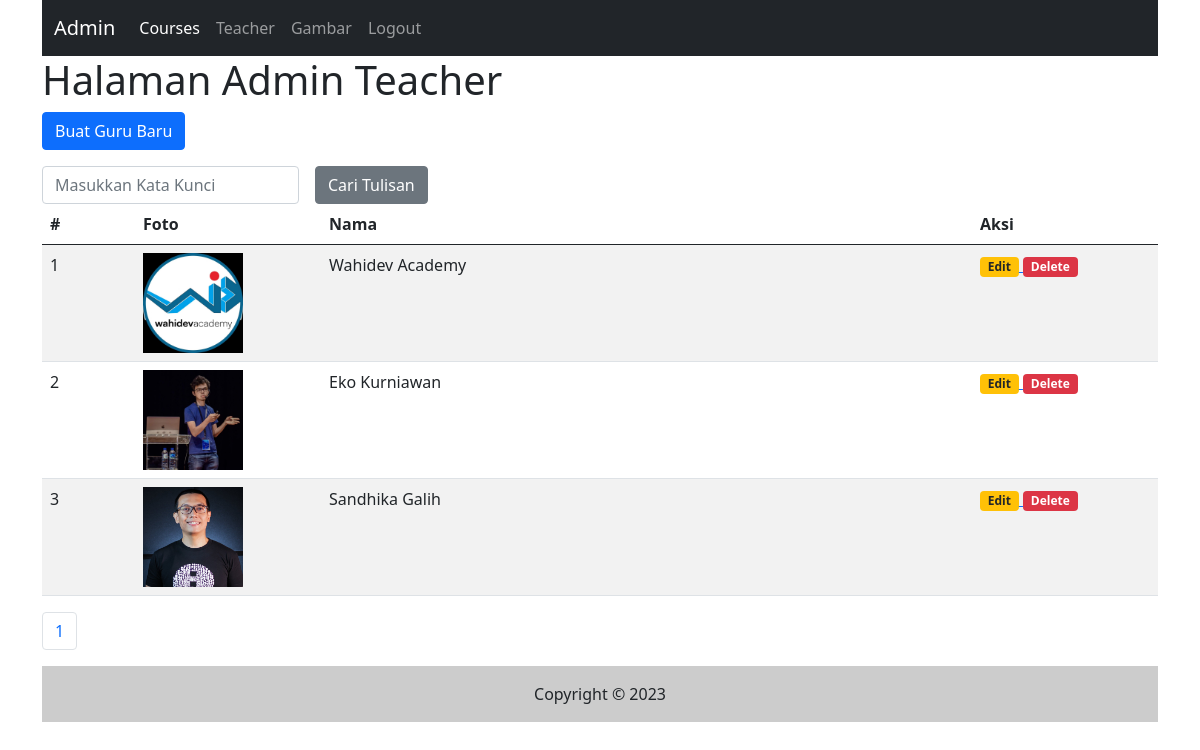
Page /admin/teacher.php (signed in) on the committed database.
### tables this page shows
CREATE TABLE `profileteacher` (
  `id` int(11) NOT NULL,
  `nama` varchar(255) NOT NULL,
  `foto` varchar(255) NOT NULL,
  `isi` text NOT NULL,
  `tgl_isi` timestamp NOT NULL DEFAULT current_timestamp()
);

### inc/inc_fungsi.php (called while the page is built, shortened)
<?php
function teacher_foto($id)
{
    global $koneksi;
    $sql1   = "select * from profileteacher where id = '$id'";
    $q1     = mysqli_query($koneksi, $sql1);
    $r1     = mysqli_fetch_array($q1);
    $foto   = $r1['foto'];
    if ($foto) {
        return $foto;
    } else {
        return 'default.jpg';
    }
}

### admin/teacher.php (the view, shortened to what this page needs)
<?php include("inc_header.php") ?>
<?php
$katakunci = (isset($_GET['katakunci'])) ? $_GET['katakunci'] : "";
?>
<h1>Halaman Admin Teacher</h1>
<p>
    <a href="input_teacher.php">
        <input type="button" class="btn btn-primary" value="Buat Guru Baru" />
    </a>
</p>
<form class="row g-3" method="get">
    <div class="col-auto">
        <input type="text" class="form-control" placeholder="Masukkan Kata Kunci" name="katakunci" value="<?php echo $katakunci ?>" />
    </div>
    <div class="col-auto">
        <input type="submit" name="cari" value="Cari Tulisan" class="btn btn-secondary" />
    </div>
</form>
<table class="table table-striped">
    <thead>
        <tr>
            <th class="col-1">#</th>
            <th class="col-2">Foto</th>
            <th>Nama</th>
            <th class="col-2">Aksi</th>
        </tr>
    </thead>
    <tbody>
        <?php
        $sqltambahan = "";
        $per_halaman = 5;
        $sql1   = "select * from profileteacher $sqltambahan";
        $page   = isset($_GET['page']) ? (int)$_GET['page'] : 1;
        $mulai  = ($page > 1) ? ($page * $per_halaman) - $per_halaman : 0;
        $q1     = mysqli_query($koneksi, $sql1);
        $total  = mysqli_num_rows($q1);
        $pages  = ceil($total / $per_halaman);
        $nomor  = $mulai + 1;
        $sql1   = $sql1 . " order by id desc limit $mulai,$per_halaman";
        $q1     = mysqli_query($koneksi, $sql1);
        while ($r1 = mysqli_fetch_array($q1)) {
        ?>
            <tr>
                <td><?php echo $nomor++ ?></td>
                <td><img src="../gambar/<?php echo teacher_foto($r1['id']) ?>" style="max-height:100px;max-width:100px" /></td>
                <td><?php echo $r1['nama'] ?></td>
                <td>
                    <a href="input_teacher.php?id=<?php echo $r1['id'] ?>">
                        <span class="badge bg-warning text-dark">Edit</span>
                    </a>
                    <a href="teacher.php?op=delete&id=<?php echo $r1['id'] ?>" onclick="return confirm('Hapus Data?')">
                        <span class="badge bg-danger">Delete</span>
                    </a>
                </td>
            </tr>
        <?php
        }
        ?>
    </tbody>
</table>
<nav aria-label="Page navigation example">
    <ul class="pagination">
        <?php
        $cari = isset($_GET['cari']) ? $_GET['cari'] : "";
        for ($i = 1; $i <= $pages; $i++) {
        ?>
            <li class="page-item">
                <a class="page-link" href="tutors.php?katakunci=<?php echo $katakunci ?>&cari=<?php echo $cari ?>&page=<?php echo $i ?>"><?php echo $i ?></a>
            </li>
        <?php
        }
        ?>
    </ul>
</nav>
<?php include("inc_footer.php") ?>

### admin/inc_header.php (shortened to what this page needs)
<?php
include("../inc/inc_koneksi.php");
include("../inc/inc_fungsi.php");
?>
<!DOCTYPE html>
<html lang="en">
<head>
    <link href="https://cdn.jsdelivr.net/npm/bootstrap@5.0.0-beta3/dist/css/bootstrap.min.css" rel="stylesheet">
    <link href="https://cdn.jsdelivr.net/npm/summernote@0.8.18/dist/summernote.min.css" rel="stylesheet">
    <link rel="stylesheet" href="https://pro.fontawesome.com/releases/v5.10.0/css/all.css" />
</head>
<body class="container">
    <header>
        <nav class="navbar navbar-expand-lg navbar-dark bg-dark">
            <div class="container-fluid">
                <a class="navbar-brand" href="index.php">Admin</a>
                <div class="collapse navbar-collapse" id="navbarNav">
                    <ul class="navbar-nav">
                        <li class="nav-item">
                            <a class="nav-link active" aria-current="page" href="halaman.php">Courses</a>
                        </li>
                        <li class="nav-item">
                            <a class="nav-link" href="teacher.php">Teacher</a>
                        </li>
                        <li class="nav-item">
                            <a class="nav-link" href="gambar.php">Gambar</a>
                        </li>
                        <li class="nav-item">
                            <a class="nav-link" href="logout.php">Logout</a>
                        </li>
                    </ul>
                </div>
            </div>
        </nav>
    </header>
    <main>

### admin/inc_footer.php (shortened to what this page needs)
</main>
<footer class="bg-light">
    <div class="text-center p-3" style="background:#CCCCCC">
        Copyright &copy; 2023
    </div>
</footer>
</body>
</html>

### rows in the picture
profileteacher: id+foto (picture), nama "Wahidev Academy"
profileteacher: id+foto (picture), nama "Eko Kurniawan"
profileteacher: id+foto (picture), nama "Sandhika Galih"
